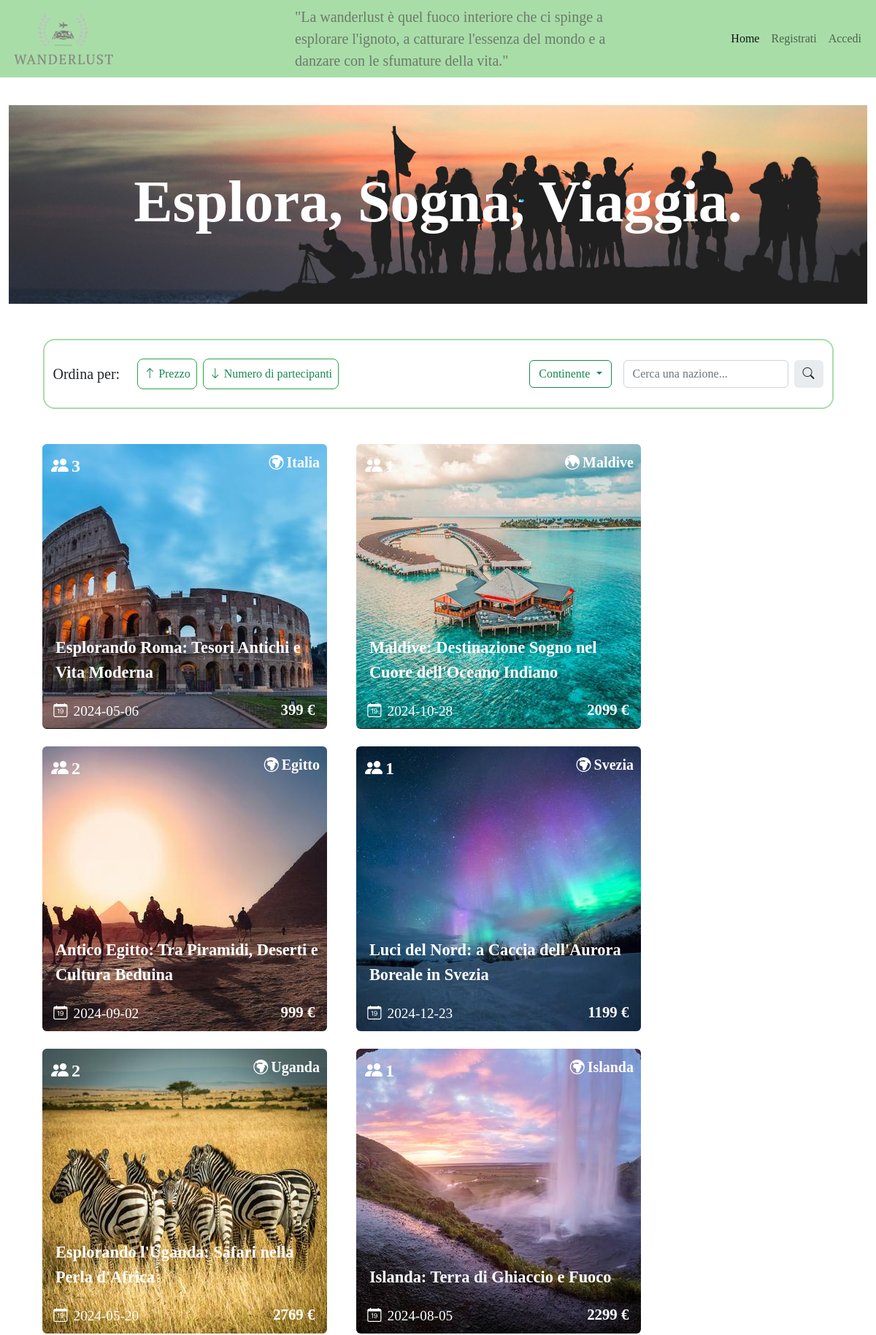
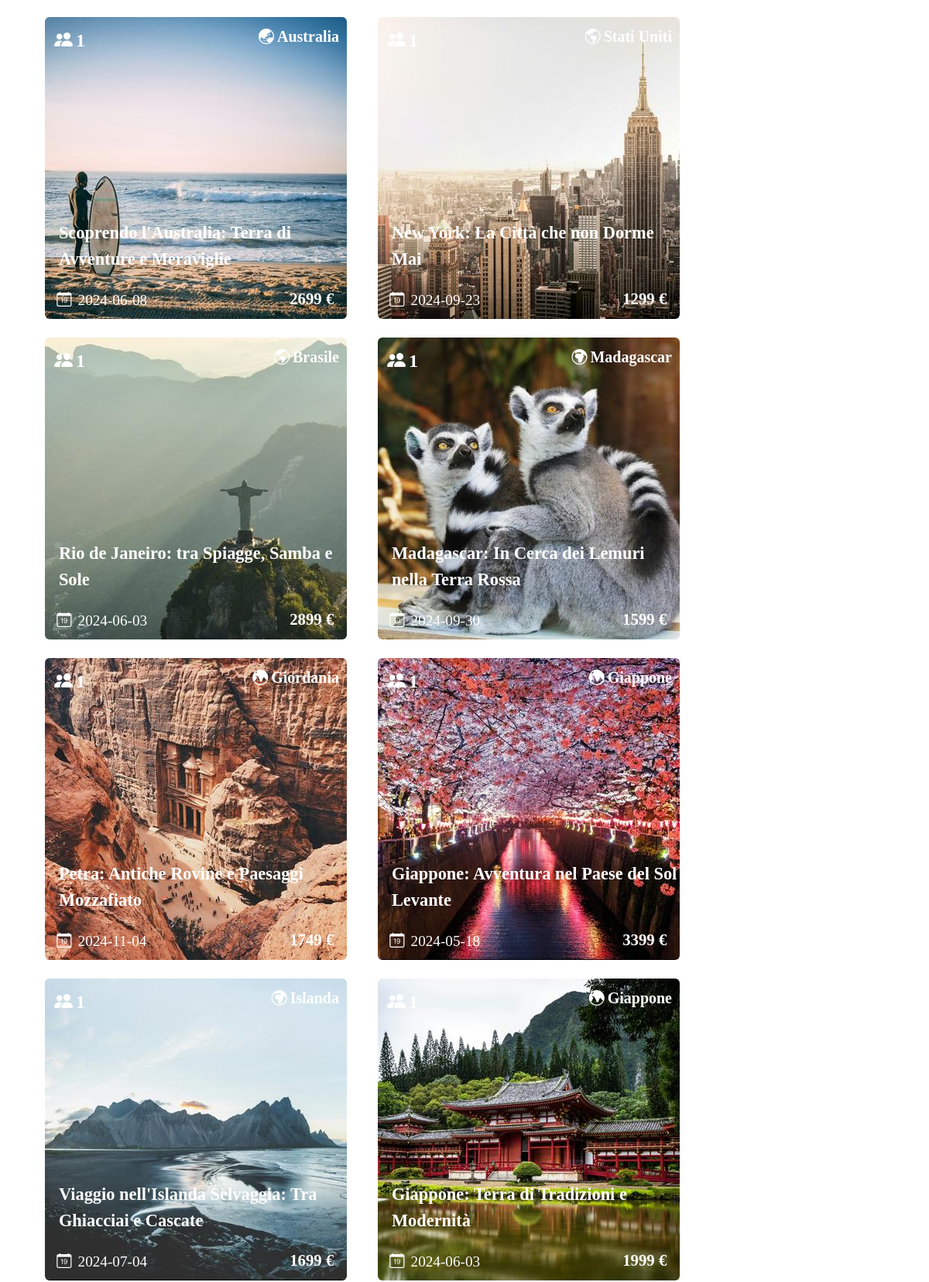
The page /home (upper part) on the database its author committed (2 pictures, top to bottom).
### tables this page shows
CREATE TABLE "viaggi" (
	"id"	INTEGER NOT NULL,
	"id_coordinatore"	INTEGER NOT NULL,
	"continente"	TEXT NOT NULL,
	"nazione"	TEXT NOT NULL,
	"data"	TEXT NOT NULL,
	"num_giorni"	TEXT NOT NULL,
	"aeroporto"	TEXT NOT NULL,
	"prezzo"	INTEGER NOT NULL,
	"descrizione"	TEXT NOT NULL,
	"img_viaggio"	TEXT NOT NULL UNIQUE,
	"approvato"	INTEGER NOT NULL,
	"titolo"	TEXT NOT NULL,
	PRIMARY KEY("id" AUTOINCREMENT)
);

### app.py (the view)
@app.route('/home', methods=['GET', 'POST'])
def home():
    viaggi_approvati = viaggi_dao.getViaggiApprovati()
    lista_viaggi_con_partecipanti = []
    for viaggio in viaggi_approvati:
        viaggio = dict(viaggio)
        num_partecipanti = viaggi_dao.getNumeroPartecipantiViaggio(viaggio['id'])
        viaggio['partecipanti'] = num_partecipanti['partecipanti']
        lista_viaggi_con_partecipanti.append(viaggio)
    oggi = datetime.now().strftime('%Y-%m-%d')
    return render_template('home.html', viaggi_approvati=lista_viaggi_con_partecipanti, oggi=oggi)

### viaggi_dao.py (called while the page is built)
def getViaggiApprovati():
    query = 'SELECT * FROM viaggi WHERE approvato = ?'
    connection = sqlite3.connect('db/wanderlust.db')
    connection.row_factory = sqlite3.Row
    cursor = connection.cursor()
    cursor.execute(query, (1,))
    result = cursor.fetchall()
    cursor.close()
    connection.close()
    return result

def getNumeroPartecipantiViaggio(id_viaggio):
    query = 'SELECT COUNT(id_utente) as partecipanti FROM partecipazioni_viaggi WHERE id_viaggio = ?'
    connection = sqlite3.connect('db/wanderlust.db')
    connection.row_factory = sqlite3.Row
    cursor = connection.cursor()
    cursor.execute(query, (id_viaggio,))
    result = cursor.fetchone()
    cursor.close()
    connection.close()
    return result

### templates/home.html (shortened to what this page needs)
{% extends "base.html" %}
{%block active_home%} active {%endblock%}
{%block img_fullscreen%}
<section id="sectionHome">
    <h1 id = "idh1Home" class="fw-bold fontCopperplate text-white">Esplora, Sogna, Viaggia.</h1>
</section>
{%endblock%}
{% block content %}
<article id="articleHomeFilter" class="d-flex align-items-center justify-content-between rounded-4">
    <section class="d-flex justify-content-start align-items-center">
        <p class="pMarginNegativo align-content-center fontCopperplate me-4 fs-5">Ordina per:</p>
        <section id="sectionPrezzo" class="d-flex justify-content-start p-2 me-2 filterSection rounded-3 text-success">
            <i class="bi bi-arrow-up me-1"></i>
            <span class="fontCopperplate">Prezzo</span>
        </section>
        <section id = "sectionPartecipanti" class="d-flex justify-content-start p-2 filterSection rounded-3 text-success">
            <i class="bi bi-arrow-down me-1"></i>
            <span class="fontCopperplate">Numero di partecipanti</span>
        </section>
    </section>
    <section class="d-flex justify-content-start align-items-center">
        <div class="dropdown me-3">
            <a id = "continentAnchor" class="btn btn-outline-success dropdown-toggle" role="button" data-bs-toggle="dropdown" aria-expanded="false">
                Continente
            </a>
        </div>
        <form class="d-flex" role="search">
            <input id = "nationFilter" class="form-control me-2" type="search" placeholder="Cerca una nazione..." aria-label="Cerca una nazione...">
            <span class="border-0 input-group-text" id="basic-addon2"><i class="bi bi-search"></i></span>
        </form>
    </section>
</article>
<section class="d-flex flex-wrap">
    {%for viaggio in viaggi_approvati%}
    {%if viaggio.data > oggi%}
    <article class="me-4 ms-3 mb-4 image-container" data-prezzo="{{viaggio.prezzo}}" data-partecipanti = "{{viaggio.partecipanti}}" data-continente="{{viaggio.continente}}" data-nazione = {{viaggio.nazione}}>
        <a href="{{url_for('pagina_viaggio', id_viaggio = viaggio.id)}}"><img class="zoomable rounded" src="{{url_for('static', filename = 'viaggio/'+viaggio.img_viaggio)}}" alt="Questa è l'immagine del viaggio in {{viaggio.nazione}}"></a>
        <div class="fav-button text-white d-flex justify-content-start fs-5">
            {%if viaggio.continente == 'Africa' or viaggio.continente=='Europa'%}
            <i class="bi bi-globe-europe-africa me-1"></i>
            {%elif viaggio.continente == 'NordAmerica' or viaggio.continente == 'SudAmerica'%}
            <i class="bi bi-globe-americas me-1"></i>
            {%elif viaggio.continente == 'Asia'%}
            <i class="bi bi-globe-central-south-asia me-1"></i>
            {%else%}
            <i class="bi bi-globe-asia-australia me-1"></i>
            {%endif%}
            <p class="fontCopperplate fw-semibold">{{viaggio.nazione}}</p>
        </div>
        <section class="d-flex fav-button2 justify-content-start align-items-center text-white fw-bold fs-4">
            <i class="bi bi-people-fill me-1"></i>
            <p class="pMarginNegativo align-content-center">{{viaggio.partecipanti}}</p>
        </section>
        <p class="titleImgPos">{{viaggio.titolo}}</p>
        <section class="d-flex justify-content-start align-items-center sectionDaysImgPos">
            <i class="bi bi-calendar-date me-2"></i>
            <p class="pMarginNegativo">{{viaggio.data}}</p>
        </section>
        <p class="priceImgPos pMarginNegativo">{{viaggio.prezzo}} €</p>
    </article>
    {%endif%}
    {%endfor%}
</section>
{%endblock%}

### static/style.css (style rules this page uses)
body { font-family: Georgia, 'Times New Roman', Times, serif; }
.fontCopperplate { font-family: Copperplate, Copperplate Gothic Light, fantasia; }
.image-container { position: relative; display: inline-block; }
.zoomable { display: block; max-width: 100%; height: auto; transition: transform 0.3s ease-in-out; }
.titleImgPos { color: #fff; font-size:1.4em; font-weight: bold; position: absolute; bottom: 2em; left: 0.8em; z-index: 998; }
.sectionDaysImgPos { color: #fff; font-size:1.2em; font-weight: 400; position: absolute; bottom: 0.5em; left: 0.8em; z-index: 998; }
.pMarginNegativo { margin-bottom: 0%; }
.priceImgPos { color: #fff; font-size:1.3em; font-weight: bold; position: absolute; bottom: 0.5em; right: 0.8em; z-index: 998; }
.fav-button { position: absolute; top: 0.5em; right: 0.5em; z-index: 998; }
.fav-button2 { position: absolute; top: 0.5em; left: 0.5em; z-index: 998; }
#sectionHome { background-image: url("indexPics/foto_di_gruppo.jpg"); background-size: cover; height: 17em; display: flex; justify-content: center; align-items: center; }
#idh1Home { font-size: 5em; height: min-content; }
#articleHomeFilter { width: 95%; height: 6em; border: 2px solid rgb(168, 221, 168); margin-bottom: 3em; }
#sectionPartecipanti { border: 1.4px solid #28a745; }
#sectionPrezzo { border: 1.4px solid #28a745; }

### rows shown on the page
viaggi: img_viaggio (picture), nazione "Italia", partecipanti "3", titolo "Esplorando Roma: Tesori Antichi e Vita Moderna", data "2024-05-06", prezzo "399"
viaggi: img_viaggio (picture), continente "Asia" (drawn), nazione "Maldive", partecipanti "1", titolo "Maldive: Destinazione Sogno nel Cuore dell'Oceano Indiano", data "2024-10-28", prezzo "2099"
viaggi: img_viaggio (picture), nazione "Egitto", partecipanti "2", titolo "Antico Egitto: Tra Piramidi, Deserti e Cultura Beduina", data "2024-09-02", prezzo "999"
viaggi: img_viaggio (picture), nazione "Svezia", partecipanti "1", titolo "Luci del Nord: a Caccia dell'Aurora Boreale in Svezia", data "2024-12-23", prezzo "1199"
viaggi: img_viaggio (picture), nazione "Uganda", partecipanti "2", titolo "Esplorando l'Uganda: Safari nella Perla d'Africa", data "2024-05-20", prezzo "2769"
viaggi: img_viaggio (picture), nazione "Islanda", partecipanti "1", titolo "Islanda: Terra di Ghiaccio e Fuoco", data "2024-08-05", prezzo "2299"
viaggi: img_viaggio (picture), continente "Oceania" (drawn), nazione "Australia", partecipanti "1", titolo "Scoprendo l'Australia: Terra di Avventure e Meraviglie", data "2024-06-08", prezzo "2699"
viaggi: img_viaggio (picture), nazione "Stati Uniti", titolo "New York: La Città che non Dorme Mai", data "2024-09-23", prezzo "1299"
viaggi: img_viaggio (picture), nazione "Brasile", partecipanti "1", titolo "Rio de Janeiro: tra Spiagge, Samba e Sole", data "2024-06-03", prezzo "2899"
viaggi: img_viaggio (picture), nazione "Madagascar", partecipanti "1", titolo "Madagascar: In Cerca dei Lemuri nella Terra Rossa", data "2024-09-30", prezzo "1599"
viaggi: img_viaggio (picture), continente "Asia" (drawn), nazione "Giordania", partecipanti "1", titolo "Petra: Antiche Rovine e Paesaggi Mozzafiato", data "2024-11-04", prezzo "1749"
viaggi: img_viaggio (picture), continente "Asia" (drawn), nazione "Giappone", partecipanti "1", titolo "Giappone: Avventura nel Paese del Sol Levante", data "2024-05-18", prezzo "3399"
viaggi: img_viaggio (picture), nazione "Islanda", partecipanti "1", titolo "Viaggio nell'Islanda Selvaggia: Tra Ghiacciai e Cascate", data "2024-07-04", prezzo "1699"
viaggi: img_viaggio (picture), continente "Asia" (drawn), nazione "Giappone", titolo "Giappone: Terra di Tradizioni e Modernità", data "2024-06-03", prezzo "1999"
